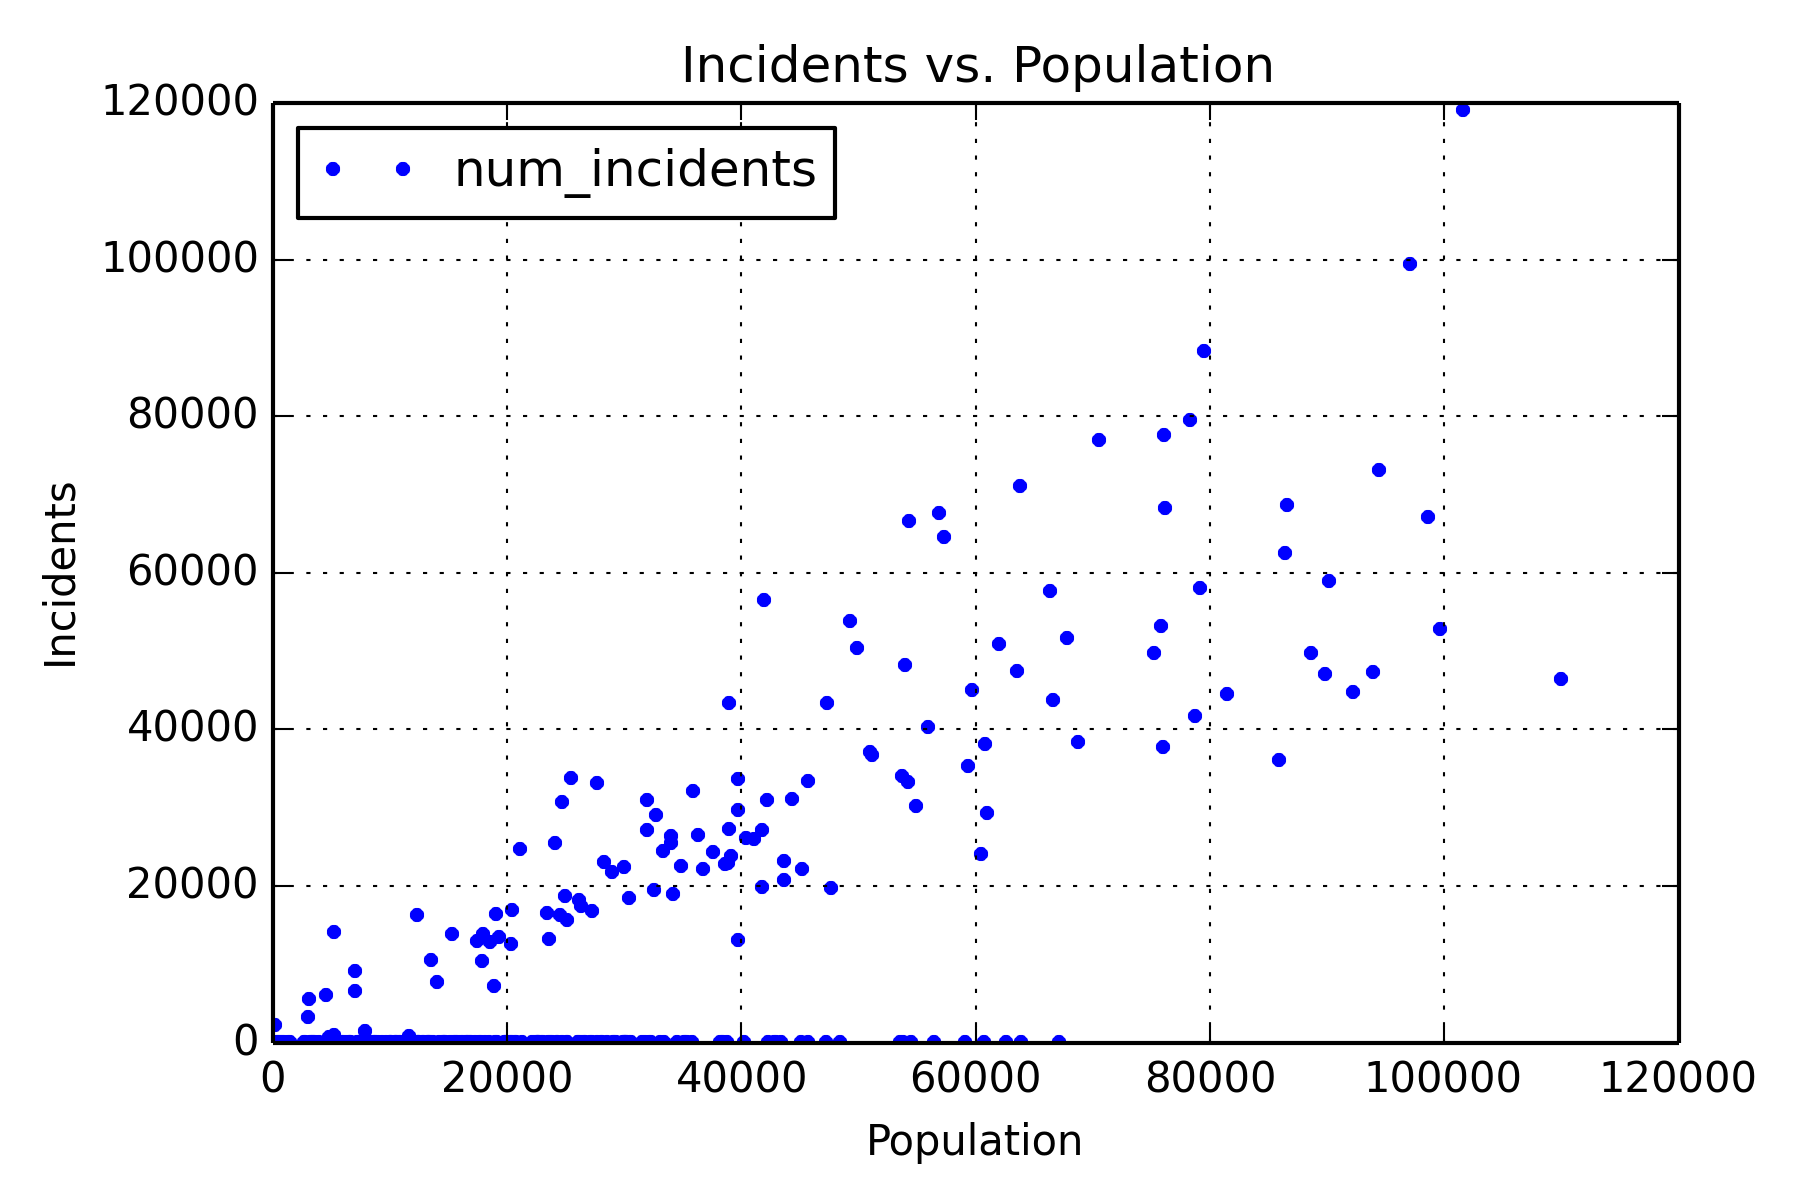

Source code (Python):
#Assignment 6 
#Problem 1a
#Hoazhe Wang
import pandas as pd
import csv
import pylab
import numpy as np
import matplotlib.pyplot as plt
labeledfile = pd.read_csv('labeled_data.csv')

plotdata1 = labeledfile[['population','num_incidents']]
index = plotdata1.set_index('population')
first_plot = index.plot(legend = True, style = ".")
first_plot.set_title('Incidents vs. Population')
first_plot.xaxis.grid(True, which="minor")
first_plot.xaxis.grid(True, which="major")
first_plot.set_ylabel('Incidents')
first_plot.set_xlabel('Population')
plt.tight_layout()
plt.savefig('inc_vs_pop.png',dpi=300)
